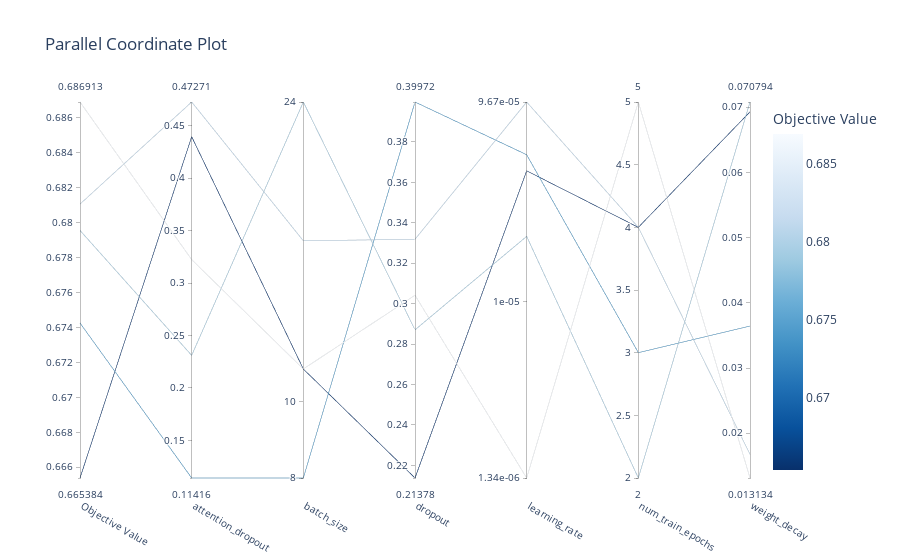

Source (notebook cell):
### Code cell
vis.plot_parallel_coordinate(study)

### Figure 1 — Plotly figure (JSON) as saved in the notebook; plotly's stock layout.template omitted (floating-point values rounded to 4 significant figures)
{"data": [{"dimensions": [{"label": "Objective Value", "range": [0.6654, 0.6869], "values": [0.6796, 0.6743, 0.6869, 0.6811, 0.6654]}, {"label": "attention_dropout", "range": [0.1142, 0.4727], "values": [0.2311, 0.1142, 0.3224, 0.4727, 0.4396]}, {"label": "batch_size", "range": [0.9031, 1.38], "ticktext": ["8", "10", "24"], "tickvals": [0.9031, 1, 1.38], "values": [1.38, 0.9031, 1.041, 1.204, 1.041]}, {"label": "dropout", "range": [0.2138, 0.3997], "values": [0.287, 0.3997, 0.3042, 0.3318, 0.2138]}, {"label": "learning_rate", "range": [-5.872, -4.015], "ticktext": ["1.34e-06", "1e-05", "9.67e-05"], "tickvals": [-5.872, -5, -4.015], "values": [-4.679, -4.275, -5.872, -4.015, -4.355]}, {"label": "num_train_epochs", "range": [2, 5], "values": [2, 3, 5, 4, 4]}, {"label": "weight_decay", "range": [0.01313, 0.07079], "values": [0.07079, 0.03644, 0.01313, 0.01676, 0.06928]}], "labelangle": 30, "labelside": "bottom", "line": {"color": [0.6796, 0.6743, 0.6869, 0.6811, 0.6654], "colorbar": {"title": {"text": "Objective Value"}}, "colorscale": [[0, "rgb(247,251,255)"], [0.125, "rgb(222,235,247)"], [0.25, "rgb(198,219,239)"], [0.375, "rgb(158,202,225)"], [0.5, "rgb(107,174,214)"], [0.625, "rgb(66,146,198)"], [0.75, "rgb(33,113,181)"], [0.875, "rgb(8,81,156)"], [1, "rgb(8,48,107)"]], "reversescale": true, "showscale": true}, "type": "parcoords"}], "layout": {"title": {"text": "Parallel Coordinate Plot"}}}
